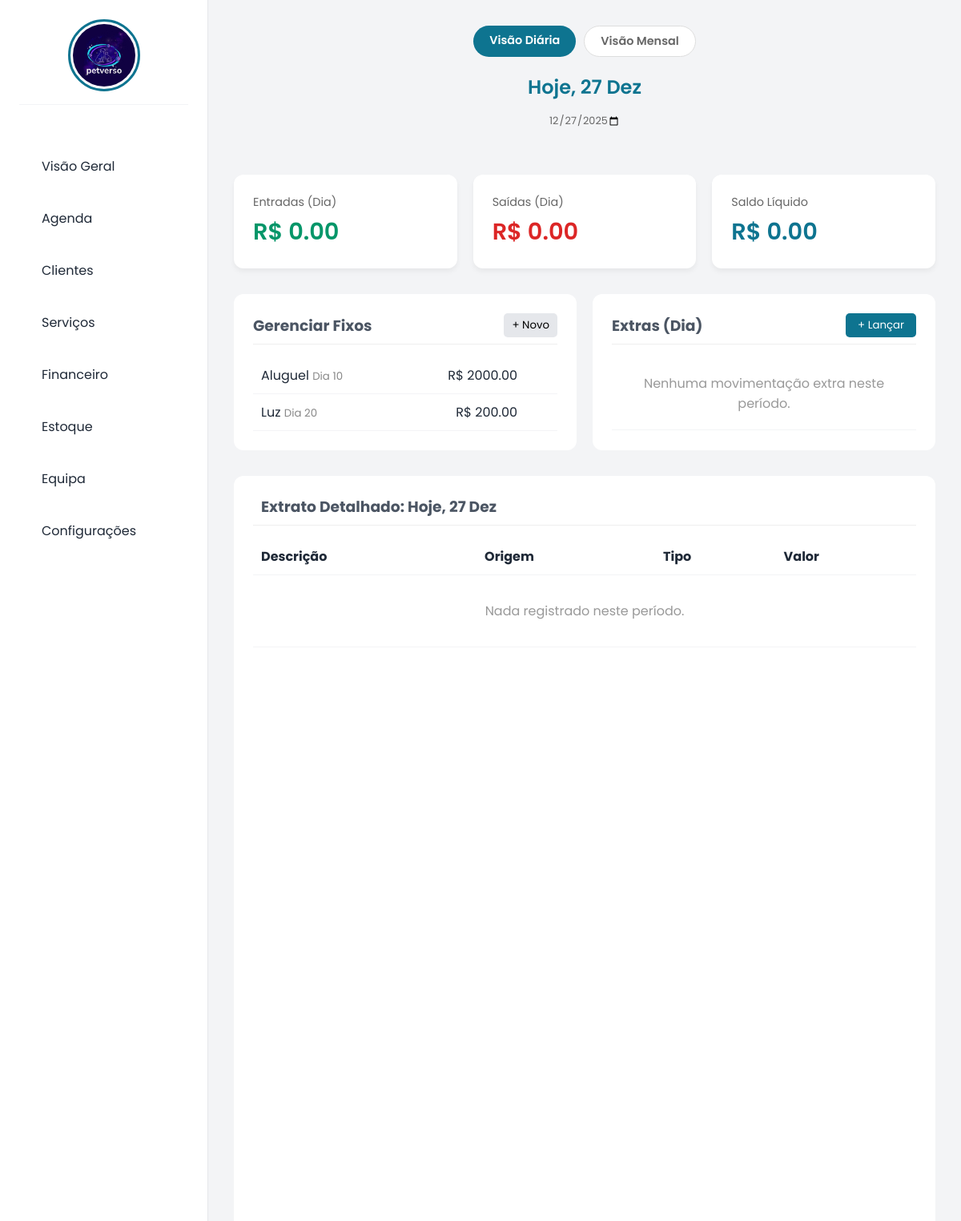
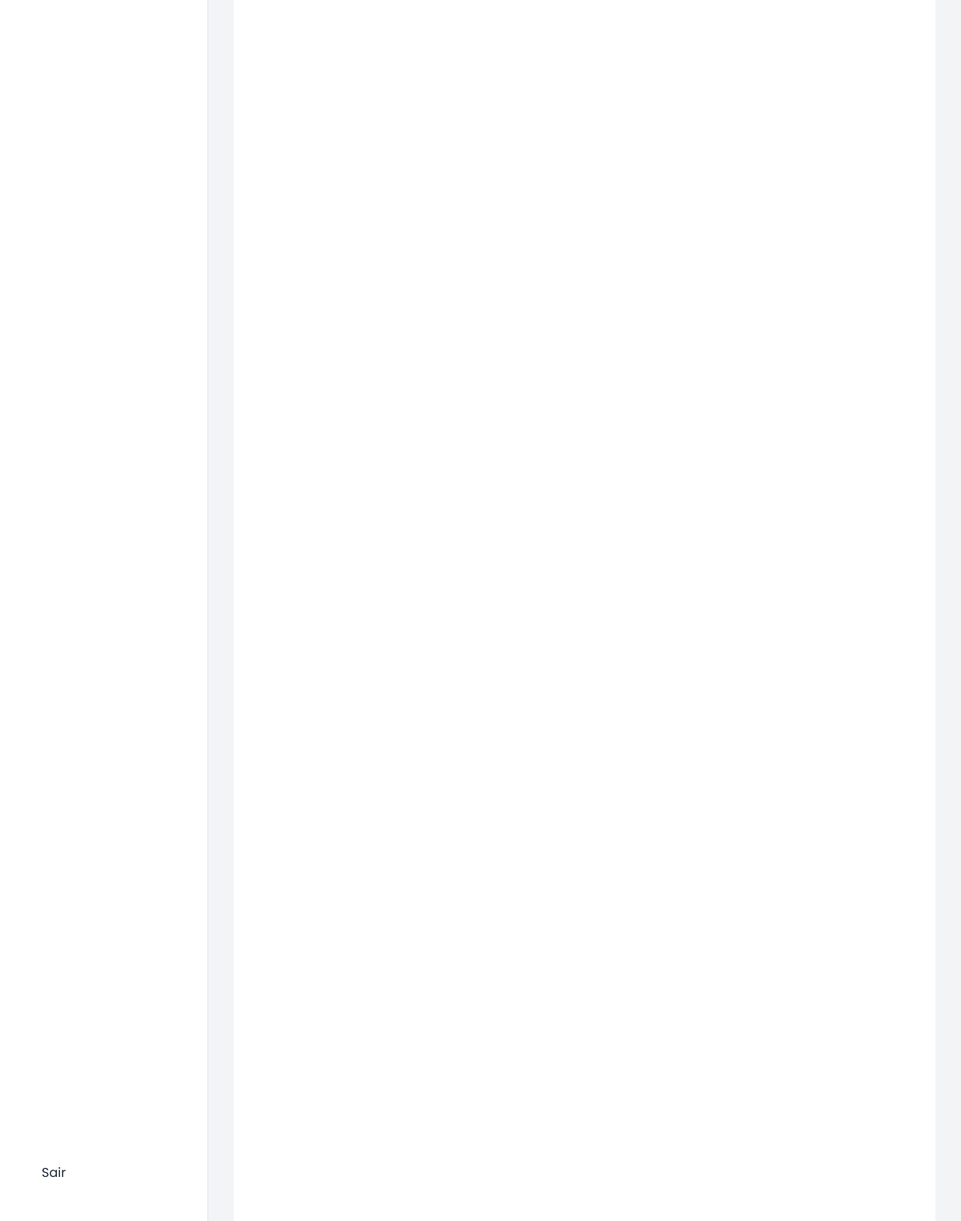
The page /financeiro (signed in) on the database its author committed (2 pictures, top to bottom).
### tables this page shows
CREATE TABLE despesas_fixas (
            id INTEGER PRIMARY KEY AUTOINCREMENT,
            nome TEXT NOT NULL,
            valor REAL NOT NULL,
            dia_vencimento INTEGER
        );

### app.py (the view, shortened to what this page needs)
@app.route('/financeiro', methods=['GET', 'POST'])
def financeiro():
    if not tem_permissao('financeiro'): return redirect('/dashboard')
    conn = get_db_connection()
    try:
        dado_banco = conn.execute("SELECT valor FROM configuracoes WHERE chave='preco_taxi'").fetchone()
        VALOR_TAXI = float(dado_banco[0]) if dado_banco else 20.00
    except:
        VALOR_TAXI = 20.00
    modo = request.args.get('modo', 'diario')
    data_str = request.args.get('data', date.today().strftime('%Y-%m-%d'))
    data_obj = datetime.strptime(data_str, '%Y-%m-%d').date()
    if modo == 'mensal':
        import calendar
        dias_no_mes = calendar.monthrange(data_obj.year, data_obj.month)[1]
        data_proxima = (data_obj.replace(day=dias_no_mes) + timedelta(days=1)).strftime('%Y-%m-%d')
        data_anterior = (data_obj.replace(day=1) - timedelta(days=1)).strftime('%Y-%m-%d')
        meses_nomes = {1:'Janeiro', 2:'Fevereiro', 3:'Março', 4:'Abril', 5:'Maio', 6:'Junho', 7:'Julho', 8:'Agosto', 9:'Setembro', 10:'Outubro', 11:'Novembro', 12:'Dezembro'}
        texto_titulo = f"{meses_nomes[data_obj.month]} de {data_obj.year}"
        filtro_sql = data_obj.strftime('%Y-%m')
        query_data = "strftime('%Y-%m', data) = ?"
        query_agenda = "strftime('%Y-%m', a.data) = ?"
    else:
        data_proxima = (data_obj + timedelta(days=1)).strftime('%Y-%m-%d')
        data_anterior = (data_obj - timedelta(days=1)).strftime('%Y-%m-%d')
        meses_curtos = {1:'Jan', 2:'Fev', 3:'Mar', 4:'Abr', 5:'Mai', 6:'Jun', 7:'Jul', 8:'Ago', 9:'Set', 10:'Out', 11:'Nov', 12:'Dez'}
        texto_titulo = f"{data_obj.day} {meses_curtos[data_obj.month]}"
        if data_str == date.today().strftime('%Y-%m-%d'): texto_titulo = f"Hoje, {texto_titulo}"
        filtro_sql = data_str
        query_data = "data = ?"
        query_agenda = "a.data = ?"
    receita_servicos = conn.execute(f'''
        SELECT SUM(s.valor + CASE WHEN a.taxi = 'Sim' THEN ? ELSE 0 END)
        FROM agenda a
        JOIN servicos s ON a.servico = s.nome
        WHERE a.status = 'Concluído' AND {query_agenda}
    ''', (VALOR_TAXI, filtro_sql)).fetchone()[0] or 0.0
    total_entradas_manuais = conn.execute(f"SELECT SUM(valor) FROM financeiro WHERE tipo='Entrada' AND {query_data}", (filtro_sql,)).fetchone()[0] or 0.0
    total_saidas_manuais = conn.execute(f"SELECT SUM(valor) FROM financeiro WHERE tipo='Saida' AND {query_data}", (filtro_sql,)).fetchone()[0] or 0.0
    movimentacoes_lista = conn.execute(f"SELECT * FROM financeiro WHERE {query_data} ORDER BY data DESC", (filtro_sql,)).fetchall()
    lista_fixas_todas = conn.execute("SELECT * FROM despesas_fixas ORDER BY dia_vencimento").fetchall()
    if modo == 'mensal':
        total_fixo = conn.execute("SELECT SUM(valor) FROM despesas_fixas").fetchone()[0] or 0.0
    else:
        dia_hoje = data_obj.day
        total_fixo = conn.execute("SELECT SUM(valor) FROM despesas_fixas WHERE dia_vencimento = ?", (dia_hoje,)).fetchone()[0] or 0.0
    total_entradas = receita_servicos + total_entradas_manuais
    total_saidas = total_saidas_manuais + total_fixo
    saldo = total_entradas - total_saidas
    extrato = []
    servicos_db = conn.execute(f'''
        SELECT a.data, a.hora, a.nome_pet, a.servico, a.taxi, s.valor
        FROM agenda a
        JOIN servicos s ON a.servico = s.nome
        WHERE a.status = 'Concluído' AND {query_agenda}
    ''', (filtro_sql,)).fetchall()
    for m in movimentacoes_lista:
        desc = f"{m['data'].split('-')[2]}/{m['data'].split('-')[1]} - {m['descricao']}" if modo == 'mensal' else m['descricao']
        extrato.append({'data': m['data'], 'descricao': desc, 'valor': m['valor'], 'tipo': m['tipo'], 'origem': 'Manual'})
    if modo == 'mensal':
        for f in lista_fixas_todas:
            extrato.append({'data': f"{data_str}-{f['dia_vencimento']:02d}", 'descricao': f"Dia {f['dia_vencimento']} - Fixo: {f['nome']}", 'valor': f['valor'], 'tipo': 'Saida', 'origem': 'Fixo'})
    else:
        fixas_hoje = [f for f in lista_fixas_todas if f['dia_vencimento'] == data_obj.day]
        for f in fixas_hoje:
            extrato.append({'data': data_str, 'descricao': f"Fixo: {f['nome']}", 'valor': f['valor'], 'tipo': 'Saida', 'origem': 'Fixo'})
    extrato.sort(key=lambda x: x['data'], reverse=True)
    conn.close()
    return render_template('financeiro.html',
                           fixas=lista_fixas_todas,
                           movimentacoes=movimentacoes_lista,
                           extrato=extrato,
                           total_entradas=total_entradas,
                           total_saidas=total_saidas,
                           saldo=saldo,
                           data_atual=data_str,
                           texto_titulo=texto_titulo,
                           link_anterior=data_anterior,
                           link_proximo=data_proxima,
                           modo=modo)

### templates/financeiro.html (shortened to what this page needs)
<!DOCTYPE html>
<html lang="pt-pt">
<head>
    <link rel="stylesheet" href="/static/style.css">
</head>
<body>
    <nav class="sidebar">
    <div class="sidebar-header">
        <img src="{{ url_for('static', filename='logo.png') }}" alt="Logo" class="logo-circulo">
    </div>
    <a href="/dashboard" class="menu-item"> Visão Geral</a>
    {% if tem_permissao('agenda') %}
    <a href="/agenda" class="menu-item"> Agenda</a>
    {% endif %}
    {% if tem_permissao('clientes') %}
    <a href="/clientes" class="menu-item"> Clientes</a>
    {% endif %}
    {% if tem_permissao('servicos') %}
    <a href="/servicos" class="menu-item"> Serviços</a>
    {% endif %}
    {% if tem_permissao('financeiro') %}
    <a href="/financeiro" class="menu-item"> Financeiro</a>
    {% endif %}
    {% if tem_permissao('estoque') %}
    <a href="/estoque" class="menu-item"> Estoque</a>
    {% endif %}
    {% if session['cargo'] == 'gerente' %}
    <a href="/equipa" class="menu-item"> Equipa</a>
    {% endif %}
    <a href="/configuracoes" class="menu-item"> Configurações</a>
    <div style="margin-top: auto;">
        <a href="/logout" class="menu-item"> Sair</a>
    </div>
</nav>
    <main class="main-content">
        <div style="display: flex; justify-content: center; gap: 10px; margin-bottom: 20px;">
            <a href="?modo=diario&data={{ data_atual }}"
               style="padding: 8px 20px; border-radius: 20px; text-decoration: none; font-weight: 600; font-size: 0.9rem; transition: 0.3s;
               {% if modo == 'diario' %} background: var(--primary-color); color: white; {% else %} background: white; color: #666; border: 1px solid #ddd; {% endif %}">
               Visão Diária
            </a>
            <a href="?modo=mensal&data={{ data_atual }}"
               style="padding: 8px 20px; border-radius: 20px; text-decoration: none; font-weight: 600; font-size: 0.9rem; transition: 0.3s;
               {% if modo == 'mensal' %} background: var(--primary-color); color: white; {% else %} background: white; color: #666; border: 1px solid #ddd; {% endif %}">
               Visão Mensal
            </a>
        </div>
        <div style="display: flex; justify-content: center; align-items: center; gap: 20px; margin-bottom: 2rem;">
            <a href="?modo={{ modo }}&data={{ link_anterior }}" style="text-decoration: none; color: var(--text-dark); font-size: 1.5rem; padding: 5px 15px; border-radius: 50%; transition: 0.2s;">
            </a>
            <div style="display: flex; flex-direction: column; align-items: center;">
                <span style="font-size: 1.5rem; font-weight: 600; color: var(--primary-color);">{{ texto_titulo }}</span>
                {% if modo == 'diario' %}
                <input type="date" value="{{ data_atual }}" onchange="window.location.href='?modo=diario&data='+this.value"
                       style="border: none; background: transparent; font-size: 0.8rem; color: #666; cursor: pointer; text-align: center; width: 110px;">
                {% endif %}
            </div>
            <a href="?modo={{ modo }}&data={{ link_proximo }}" style="text-decoration: none; color: var(--text-dark); font-size: 1.5rem; padding: 5px 15px; border-radius: 50%; transition: 0.2s;">
            </a>
        </div>
        <div class="cards-container">
            <div class="card">
                <div class="card-label">Entradas ({% if modo=='mensal' %}Mês{% else %}Dia{% endif %})</div>
                <div class="card-value text-green">R$ {{ "%.2f"|format(total_entradas) }}</div>
            </div>
            <div class="card">
                <div class="card-label">Saídas ({% if modo=='mensal' %}Mês{% else %}Dia{% endif %})</div>
                <div class="card-value text-red">R$ {{ "%.2f"|format(total_saidas) }}</div>
            </div>
            <div class="card">
                <div class="card-label">Saldo Líquido</div>
                <div class="card-value {% if saldo >= 0 %}text-blue{% else %}text-red{% endif %}">
                    R$ {{ "%.2f"|format(saldo) }}
                </div>
            </div>
        </div>
        <div class="section-grid">
            <div class="box">
                <div class="box-header">
                    <h3 style="color: #4b5563;">Gerenciar Fixos</h3>
                    <button onclick="abrirModal('modalFixo')" style="background: #e5e7eb; border:none; padding: 5px 10px; border-radius: 5px; cursor: pointer;">+ Novo</button>
                </div>
                <div style="max-height: 250px; overflow-y: auto;">
                    <table>
                        <tbody>
                            {% for fixo in fixas %}
                            <tr>
                                <td>
                                    {{ fixo['nome'] }}
                                    {% if modo == 'diario' and fixo['dia_vencimento'] == data_atual.split('-')[2]|int %}
                                        <span style="background: #fee2e2; color: red; padding: 2px 6px; border-radius: 4px; font-size: 0.7rem; font-weight: bold;">VENCE HOJE</span>
                                    {% else %}
                                        <small style="color:#888;">Dia {{ fixo['dia_vencimento'] }}</small>
                                    {% endif %}
                                </td>
                                <td style="text-align: right;">R$ {{ "%.2f"|format(fixo['valor']) }}</td>
                                <td style="text-align: right; width: 40px;">
                                    <form action="/financeiro/fixo" method="POST">
                                    </form>
                                </td>
                            </tr>
                            {% else %}
                            <tr><td colspan="3" style="text-align:center; color:#999;">Nenhum fixo cadastrado.</td></tr>
                            {% endfor %}
                        </tbody>
                    </table>
                </div>
            </div>
            <div class="box">
                <div class="box-header">
                    <h3 style="color: #4b5563;">Extras ({% if modo=='mensal' %}Mês{% else %}Dia{% endif %})</h3>
                    <button onclick="abrirModal('modalManual')" style="background: var(--primary-color); color: white; border:none; padding: 5px 15px; border-radius: 5px; cursor: pointer;">+ Lançar</button>
                </div>
                <div style="max-height: 250px; overflow-y: auto;">
                    <table>
                        <tbody>
                            {% for mov in movimentacoes %}
                            <tr>
                                <td>
                                    {{ mov['descricao'] }}
                                    {% if modo == 'mensal' %}
                                    <small style="display:block; color:#999; font-size:0.75rem;">Dia {{ mov['data'].split('-')[2] }}</small>
                                    {% endif %}
                                </td>
                                <td style="text-align: right;">
                                    {% if mov['tipo'] == 'Entrada' %}
                                        <span class="text-green">+ R$ {{ "%.2f"|format(mov['valor']) }}</span>
                                    {% else %}
                                        <span class="text-red">- R$ {{ "%.2f"|format(mov['valor']) }}</span>
                                    {% endif %}
                                </td>
                            </tr>
                            {% else %}
                            <tr><td colspan="2" style="text-align:center; color:#999; padding: 20px;">Nenhuma movimentação extra neste período.</td></tr>
                            {% endfor %}
                        </tbody>
                    </table>
                </div>
            </div>
        </div>
        <div class="box" style="margin-top: 2rem;">
            <div class="box-header">
                <h3 style="color: #4b5563; display: flex; align-items: center; gap: 10px;">
                     Extrato Detalhado: {{ texto_titulo }}
                </h3>
            </div>
            <table>
                <thead>
                    <tr>
                        <th>Descrição</th>
                        <th>Origem</th>
                        <th>Tipo</th>
                        <th>Valor</th>
                    </tr>
                </thead>
                <tbody>
                    {% for item in extrato %}
                    <tr>
                        {% if modo == 'mensal' %}
                        <td style="color:#666; font-size:0.9rem;">
                            {{ item['data'].split('-')[2] }}/{{ item['data'].split('-')[1] }}
                        </td>
                        {% endif %}
                        <td style="font-weight: 500;">{{ item['descricao'] }}</td>
                        <td>
                            {% if item['origem'] == 'Agenda' %}
                                <span style="background: #e0f2fe; color: #0284c7; padding: 2px 8px; border-radius: 12px; font-size: 0.75rem;">Agenda</span>
                            {% elif item['origem'] == 'Fixo' %}
                                <span style="background: #fee2e2; color: #dc2626; padding: 2px 8px; border-radius: 12px; font-size: 0.75rem;">Fixo</span>
                            {% else %}
                                <span style="background: #f3f4f6; color: #4b5563; padding: 2px 8px; border-radius: 12px; font-size: 0.75rem;">Manual</span>
                            {% endif %}
                        </td>
                        <td>
                            {% if item['tipo'] == 'Entrada' %}
                                <span class="text-green" style="font-size: 0.85rem;"><i class="ph ph-arrow-up-right"></i> Entrada</span>
                            {% else %}
                                <span class="text-red" style="font-size: 0.85rem;"><i class="ph ph-arrow-down-right"></i> Saída</span>
                            {% endif %}
                        </td>
                        <td style="font-weight: bold;">
                            {% if item['tipo'] == 'Entrada' %}
                                <span class="text-green">R$ {{ "%.2f"|format(item['valor']) }}</span>
                            {% else %}
                                <span class="text-red">- R$ {{ "%.2f"|format(item['valor']) }}</span>
                            {% endif %}
                        </td>
                    </tr>
                    {% else %}
                    <tr>
                        <td colspan="5" style="text-align: center; padding: 2rem; color: #999;">
                            Nada registrado neste período.
                        </td>
                    </tr>
                    {% endfor %}
                </tbody>
            </table>
        </div>
    </main>
</body>
</html>

### rows shown on the page
despesas_fixas: nome "Aluguel", dia_vencimento "10", valor "2000.00"
despesas_fixas: nome "Luz", dia_vencimento "20", valor "200.00"

### other values the page prints
{{ texto_titulo }} "Hoje, 27 Dez"
{{ "%.2f"|format(total_entradas) }} "0.00"
{{ "%.2f"|format(total_saidas) }} "0.00"
{{ "%.2f"|format(saldo) }} "0.00"
